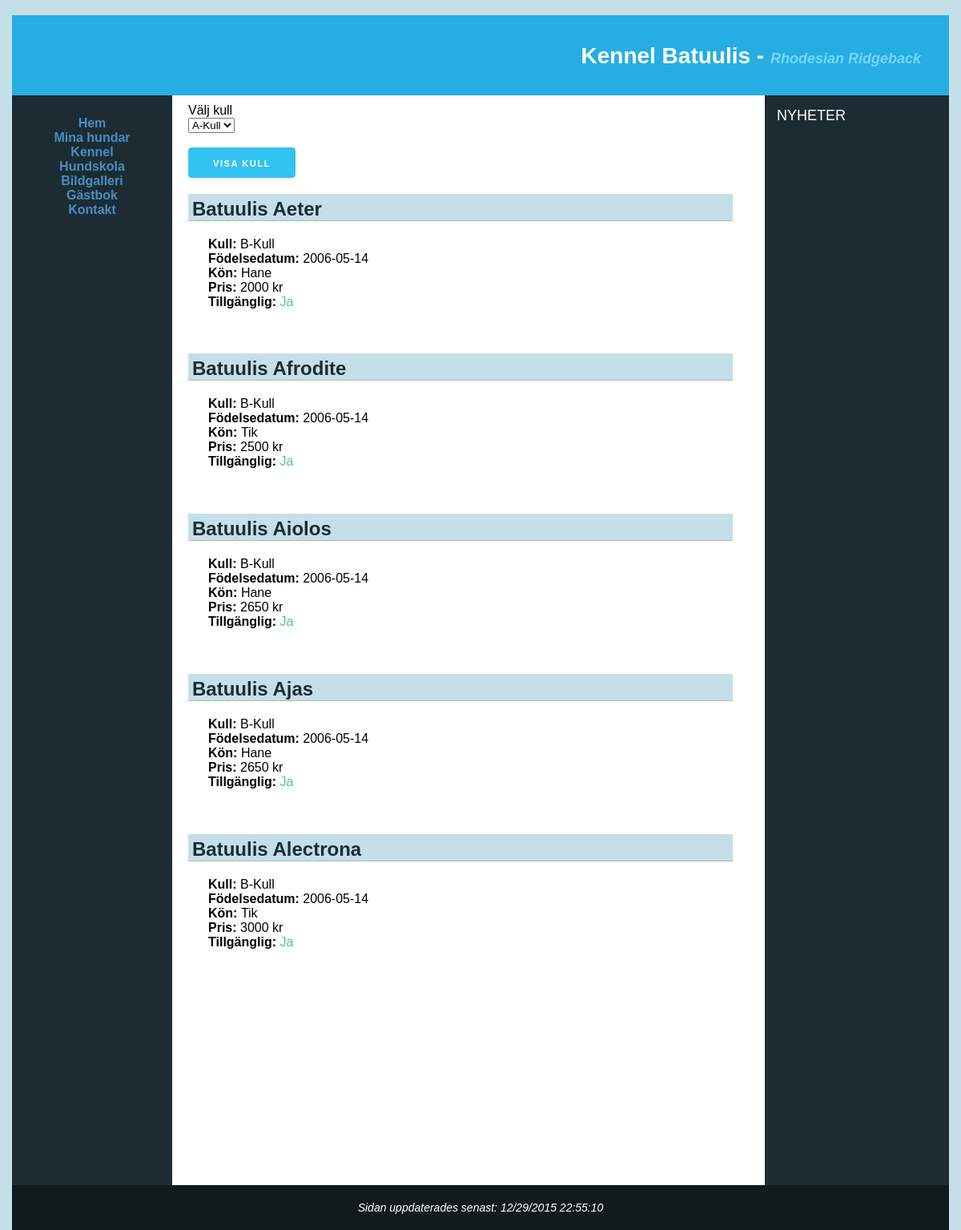
The app's page /dogs.php?puppylitter=B-Kull with its own data.
### tables this page shows
CREATE TABLE Puppy (
    `DogName` varchar(255) NOT NULL,
    `Gender` varchar(255) NOT NULL,
    `Price` varchar(255) NOT NULL,
    `Available` BOOLEAN NOT NULL DEFAULT 1,
    `BirthDate` VARCHAR(45),
    `PuppyLitter_LitterTitle` varchar(255) NOT NULL,
    PRIMARY KEY (`DogName`, `PuppyLitter_LitterTitle`),
    FOREIGN KEY (`PuppyLitter_LitterTitle`) REFERENCES PuppyLitter (`LitterTitle`) ON DELETE CASCADE
);

### data/dbHelper.php (called while the page is built, shortened)
<?php
function result($err, $data){
	return array('err' => $err, 'data' => $data);
}
function createConnection(){
	$localhost = true;
	$db = null;
	if ($localhost){
		$db = new PDO("mysql:host=127.0.0.1;dbname=OperationDoge;charset=utf8mb4;", "root", "root");
	} else {
		$db = new PDO("mysql:host=mysqlsemi1.space2u.com;dbname=d36234_db6;", "d36234-db6", "jn9MGrOC");
	}
	$db->setAttribute( PDO::ATTR_ERRMODE, PDO::ERRMODE_EXCEPTION);
	return $db;
}
function createStatement($conn, $q, $p){
	$statement = $conn->prepare($q);
	$statement->setFetchMode(PDO::FETCH_ASSOC);
	bindParams($statement, $p);
	return $statement;
}
function bindParams($statement, $p){
	if (!is_null($p)){
		foreach ($p as $k => $v){
			$statement->bindParam($k, $v);
		}
	}
}
function fetchAll($statement){
	return $statement->fetchAll();
}
function query($q, $p = NULL, $single = false){
	$err = null;
	$data = null;
	try {
		$conn = createConnection();
		$statement = createStatement($conn, $q, $p);
		$statement->execute($p);
		$data = ($single ? fetch($statement) : fetchAll($statement));
	} catch(PDOException $e){
		$err = $e;
	}
	return result($err, $data);
}
?>

### dogs.php (the view, shortened to what this page needs)
<?php
include_once 'header.php';
include_once 'aside.php';
$puppyName = NULL;
if(isset($_GET['puppylitter'])){
	$puppyName = $_GET['puppylitter'];
}
?>
<main class="height-uv">
	<div class="container">
		<div class="row">
			<div class="four columns">
				<label for="puppylitter">Välj kull</label>
				<select id="puppylitters" class="u-full-width" name="puppylitter">
					<?php
					$puppys = query("SELECT LitterTitle FROM PuppyLitter");
					$puppyRes = $puppys['data'];
					foreach($puppyRes as $key => $puppy){
						echo "<option>";
						echo $puppy["LitterTitle"];
						echo '</option>';
					}
					?>
				</select>
			</div>
			<div class="four columns">
				<label for="">&nbsp;</label>
				<a id="puppylink" href="">Visa kull</a>
			</div>
		</div>
		<div class="row">
			<div class="twelve columns">
				<?php
				if(strlen($puppyName) > 0){
					$result = query("SELECT DogName, Gender, Price, Available, BirthDate, PuppyLitter_LitterTitle FROM Puppy WHERE PuppyLitter_LitterTitle = :puppylitter ORDER BY PuppyLitter_LitterTitle",
						array(
							':puppylitter' => $puppyName
							)
						);
					$puppysData = $result['data'];
					if(count($puppysData) > 0){
						foreach($puppysData as $key => $p){
							echo '<h2>';
							echo $p['DogName'];
							echo '</h2>';
							echo '<p class="details">';
							echo '<b>Kull: </b>' . $p['PuppyLitter_LitterTitle'] . '<br>';
							echo '<b>Födelsedatum: </b>' . $p['BirthDate'] . '<br>';
							echo '<b>Kön: </b>' . $p['Gender'] . '<br>';
							echo '<b>Pris: </b>' . $p['Price'] . ' kr<br>';
							echo '<b>Tillgänglig: </b>';
							if($p['Available'] === "1"){
								echo '<span class="dog-available">Ja</span><br>';
							}
							else {
								echo '<span class="dog-not-available">Nej</span><br>';
							}
							echo '</p>';
							echo '<br/>';
							echo '<br class="clearleft">';
						}
					}
					else {
						echo '<span>Kull finns ej</span>';
					}
				} else {
					echo '<span>Välj en kull att visa i menyn</span>';
				}
				?>
			</div>
		</div>
	</div>
</main>
<?php
include_once 'footer.php';
?>

### header.php (shortened to what this page needs)
<?php
    include_once 'data/dbHelper.php';
?>
<!DOCTYPE html>
<head>
    <link rel="stylesheet" href="css/style.css">
    <link rel="stylesheet" type="text/css" href="https://cdnjs.cloudflare.com/ajax/libs/skeleton/2.0.4/skeleton.css" />
    <link rel="stylesheet" type="text/css" media="all" href="css/jquery.fancybox.css">
    <link rel="stylesheet" href="https://maxcdn.bootstrapcdn.com/font-awesome/4.5.0/css/font-awesome.min.css">
    </head>
    <body>
        <div id="wrapper">
            <header>
                <h1>Kennel Batuulis - <span>Rhodesian Ridgeback</span></h1>
            </header>
            <nav>
                <ul>
                    <li><a href="index.php">Hem</a></li>
                    <li><a href="mydogs.php">Mina hundar</a></li>
                    <li><a href="dogs.php">Kennel</a></li>
                    <li><a href="school.php">Hundskola</a></li>
                    <li><a href="gallery.php">Bildgalleri</a></li>
                    <li><a href="forum.php">Gästbok</a></li>
                    <li><a href="contact.php">Kontakt</a></li>
                </ul>
            </nav>

### aside.php (shortened to what this page needs)
<aside>
	<span class="aside-title">Nyheter</span>
</aside>

### footer.php
   <time>
        <div id="updatedTime"></div>
    </time>
   </div>
</body>
</html>

### css/style.css (style rules this page uses)
body { background: #c5dfe9; color: #330000; font-family: "Verdana", "Arial", sans-serif; }
body, html { height: 100%; }
ul li { list-style-type: none; }
#wrapper { background: #1d2c32; min-width: 700px; max-width: 1170px; margin: 0 auto; }
header { background: #26ade4; color: #000; text-align: left; margin: 0; height: 100px; background-position: center; }
header h1 { text-align: right; position: relative; top: 35px; right: 35px; color: #fff; }
header h1 span { color: #74d7ff; font-size: 18px; font-style: italic; }
nav, main, aside { min-height: 500px; }
header, nav, main, aside, time { display: block; }
h1 { display: block; font-size: 28px !important; font-weight: bold; }
h2 { background: #c5dfe9; border-bottom: 1px solid #a4b9c1; font-size: 24px !important; color: #1d2c32; padding: 5px 0 0 5px; margin-right: 20px; clear: left; }
nav { text-align: center; float: left; width: 200px; font-weight: bold; padding-top: 10px; color: #fff; }
nav a { text-decoration: none; padding-bottom: 15px; }
nav a:link { color: #478dc4; }
nav ul { padding-left: 0; list-style-type: none; }
aside { float: right; padding: 15px; font-size: 14px; width: 200px; color: #fff; height: 100%; }
.aside-title { font-size: 18px; margin-left: 0; text-transform: uppercase; }
time { background: #111a1d; color: #fff; padding: 20px 0 20px 0; clear: both; font-size: 14px; text-align: center; font-style: italic; }
main { padding: 10px 20px 50px 20px; background: #fff; color: #000; overflow: auto; height: 100%; }
.height-uv { min-height: 1300px; }
p.details { max-width: 650px; margin: 0 auto; overflow: auto; }
#puppylink, #mydogslink { display: inline-block; height: 38px; padding: 0 30px; text-align: center; font-size: 11px; font-weight: 600; line-height: 38px; letter-spacing: .1rem; text-transform: uppercase; text-decoration: none; white-space: nowrap; border-radius: 4px; border: 1px solid #bbb; color: #fff; background-color: #33C3F0; border-color: #33C3F0; cursor: pointer; box-sizing: border-box; }
.dog-available { color: #4bca78; }
label { float: left; display: block; text-align: right; width: 8em; padding-right: 10px; }
.news-form input, textarea, label { text-align: left; width: 100%; }

### records on screen
puppy: DogName "Batuulis Aeter", PuppyLitter_LitterTitle "B-Kull", BirthDate "2006-05-14", Gender "Hane", Price "2000", Available "Ja"
puppy: DogName "Batuulis Afrodite", PuppyLitter_LitterTitle "B-Kull", BirthDate "2006-05-14", Gender "Tik", Price "2500", Available "Ja"
puppy: DogName "Batuulis Aiolos", PuppyLitter_LitterTitle "B-Kull", BirthDate "2006-05-14", Gender "Hane", Price "2650", Available "Ja"
puppy: DogName "Batuulis Ajas", PuppyLitter_LitterTitle "B-Kull", BirthDate "2006-05-14", Gender "Hane", Price "2650", Available "Ja"
puppy: DogName "Batuulis Alectrona", PuppyLitter_LitterTitle "B-Kull", BirthDate "2006-05-14", Gender "Tik", Price "3000", Available "Ja"

### other values on screen
form field puppylitter "A-Kull"
